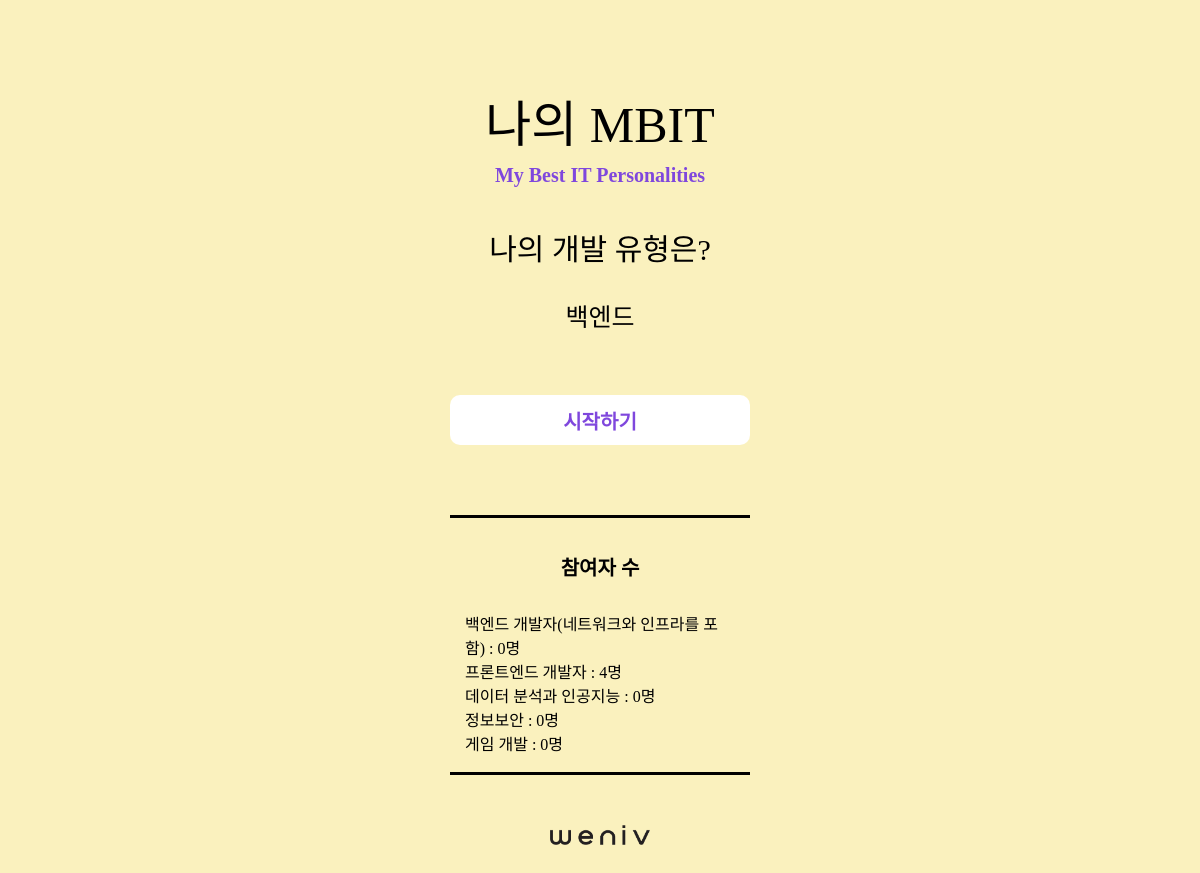
The app's page /, older data.
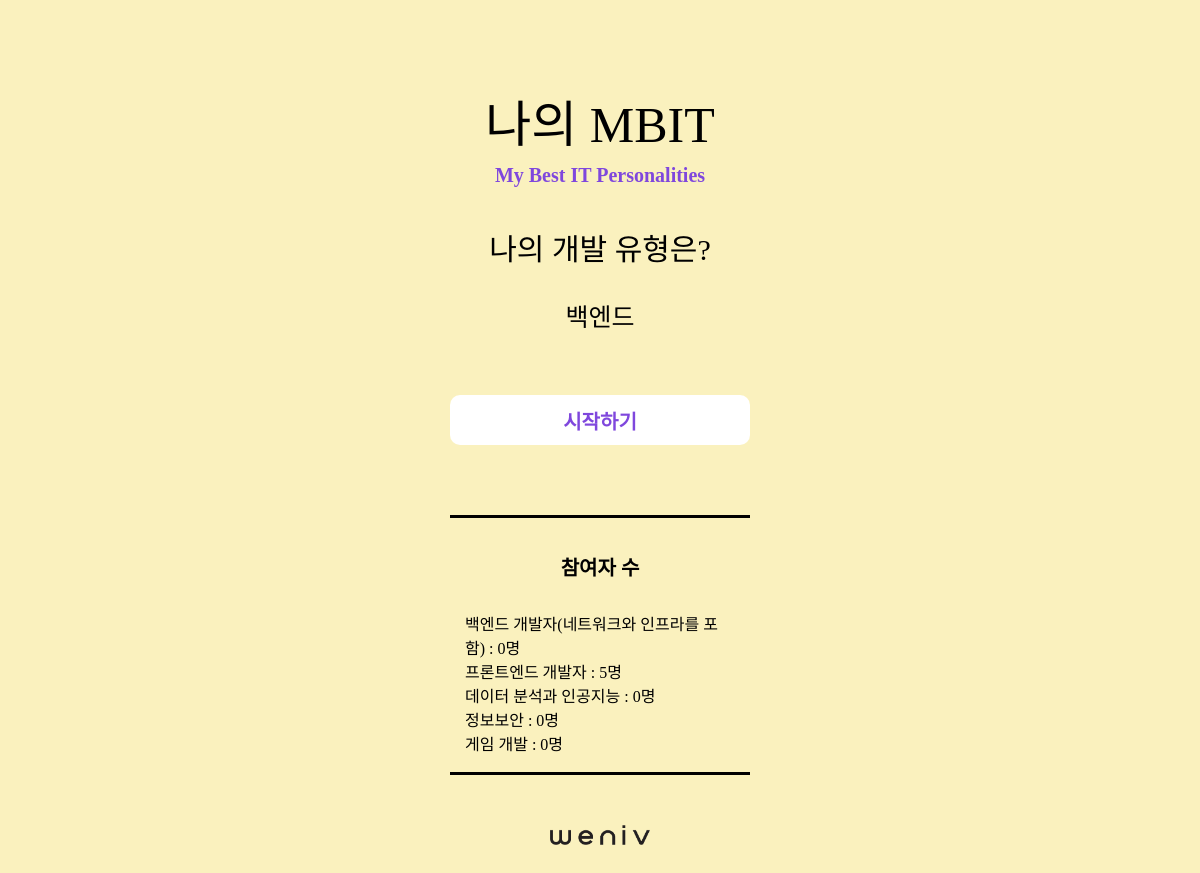
The same page, newer data.
### home/models.py (models this page shows, shortened)
class Developer(models.Model):
    name = models.CharField(max_length=50)
    count = models.IntegerField(default=0)
    data = models.JSONField()

### home/views.py (the view)
# urls.py: path('', views.index, name='indeex'),
def index(request) :
    developers = Developer.objects.all()
    context = {
        'developers' : developers
    }
    return render(request, 'home/index.html', context=context)

### home/templates/home/index.html (shortened to what this page needs)
{% extends 'home/base.html' %}
{% load static %}
{% block head %}
    <link rel="stylesheet" type="text/css" href="{% static ' css/reset.css' %}">
    <link rel="stylesheet" type="text/css" href="{% static 'css/style.css' %}">
{% endblock head %}
{% block body %}
    <section id="main_contents">
        <div class="wrapper">
            <div class="title">
                <h3 class="main_title"> 나의 MBIT</h3>
                <h3 class="sub_title">My Best IT Personalities</h3>
            </div>
            <div class="intro">
                <h1>나의 개발 유형은?</h1>
                <div class="type">
                    <ul class="type_list">
                        <li>백엔드</li>
                    </ul>
                </div>
            </div>
            <div class="buttons">
                <a href="{% url 'home:form' %}">
                    <button class="start" type="button">시작하기</button>
                </a>
            </div>
            <div class="result_data">
                <div class="data_wrap">
                    <h3>참여자 수</h3>
                    <ul>
                        {% for developer in developers %}
                            <p>{{developer.name}} : {{developer.count}}명</p>
                        {% endfor %}
                    </ul>
                </div>
            </div>
            <div class="weniv">
                <a href="http://www.paullab.co.kr">
                    <img src="{% static 'image/weniv_logo_black.png' %}" alt="weniv">
                </a>
            </div>
        </div>
    </section>
{% endblock body %}

Row changes from the older to the newer data that the page shows:
changed Developer "프론트엔드 개발자": count "4" → "5"
